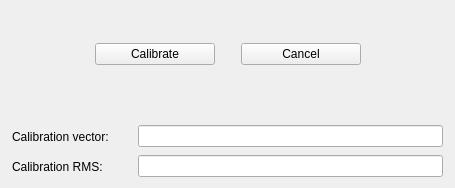
<?xml version="1.0" encoding="UTF-8"?>
<ui version="4.0">
 <class>PointerCalibrationDialog</class>
 <widget class="QWidget" name="PointerCalibrationDialog">
  <property name="geometry">
   <rect>
    <x>0</x>
    <y>0</y>
    <width>455</width>
    <height>188</height>
   </rect>
  </property>
  <property name="windowTitle">
   <string>Pointer Calibration</string>
  </property>
  <widget class="QWidget" name="Layout3">
   <property name="geometry">
    <rect>
     <x>12</x>
     <y>122</y>
     <width>431</width>
     <height>29</height>
    </rect>
   </property>
   <layout class="QHBoxLayout">
    <property name="spacing">
     <number>6</number>
    </property>
    <property name="margin">
     <number>0</number>
    </property>
    <item>
     <widget class="QLabel" name="TextLabel1">
      <property name="sizePolicy">
       <sizepolicy hsizetype="Fixed" vsizetype="Minimum">
        <horstretch>0</horstretch>
        <verstretch>0</verstretch>
       </sizepolicy>
      </property>
      <property name="minimumSize">
       <size>
        <width>120</width>
        <height>0</height>
       </size>
      </property>
      <property name="text">
       <string>Calibration vector:</string>
      </property>
      <property name="wordWrap">
       <bool>false</bool>
      </property>
     </widget>
    </item>
    <item>
     <widget class="QLineEdit" name="tipVectorEdit">
      <property name="enabled">
       <bool>true</bool>
      </property>
      <property name="readOnly">
       <bool>true</bool>
      </property>
     </widget>
    </item>
   </layout>
  </widget>
  <widget class="QWidget" name="Layout2">
   <property name="geometry">
    <rect>
     <x>12</x>
     <y>39</y>
     <width>431</width>
     <height>30</height>
    </rect>
   </property>
   <layout class="QHBoxLayout">
    <property name="spacing">
     <number>6</number>
    </property>
    <property name="margin">
     <number>0</number>
    </property>
    <item>
     <spacer name="Spacer2">
      <property name="orientation">
       <enum>Qt::Horizontal</enum>
      </property>
      <property name="sizeType">
       <enum>QSizePolicy::Expanding</enum>
      </property>
      <property name="sizeHint" stdset="0">
       <size>
        <width>20</width>
        <height>20</height>
       </size>
      </property>
     </spacer>
    </item>
    <item>
     <widget class="QPushButton" name="calibrateButton">
      <property name="sizePolicy">
       <sizepolicy hsizetype="Fixed" vsizetype="Fixed">
        <horstretch>0</horstretch>
        <verstretch>0</verstretch>
       </sizepolicy>
      </property>
      <property name="minimumSize">
       <size>
        <width>120</width>
        <height>0</height>
       </size>
      </property>
      <property name="text">
       <string>Calibrate</string>
      </property>
     </widget>
    </item>
    <item>
     <spacer name="Spacer1">
      <property name="orientation">
       <enum>Qt::Horizontal</enum>
      </property>
      <property name="sizeType">
       <enum>QSizePolicy::Fixed</enum>
      </property>
      <property name="sizeHint" stdset="0">
       <size>
        <width>20</width>
        <height>20</height>
       </size>
      </property>
     </spacer>
    </item>
    <item>
     <widget class="QPushButton" name="cancelButton">
      <property name="sizePolicy">
       <sizepolicy hsizetype="Fixed" vsizetype="Fixed">
        <horstretch>0</horstretch>
        <verstretch>0</verstretch>
       </sizepolicy>
      </property>
      <property name="minimumSize">
       <size>
        <width>120</width>
        <height>0</height>
       </size>
      </property>
      <property name="text">
       <string>Cancel</string>
      </property>
     </widget>
    </item>
    <item>
     <spacer name="Spacer3">
      <property name="orientation">
       <enum>Qt::Horizontal</enum>
      </property>
      <property name="sizeType">
       <enum>QSizePolicy::Expanding</enum>
      </property>
      <property name="sizeHint" stdset="0">
       <size>
        <width>20</width>
        <height>20</height>
       </size>
      </property>
     </spacer>
    </item>
   </layout>
  </widget>
  <widget class="QWidget" name="Layout4">
   <property name="geometry">
    <rect>
     <x>12</x>
     <y>152</y>
     <width>431</width>
     <height>29</height>
    </rect>
   </property>
   <layout class="QHBoxLayout">
    <property name="spacing">
     <number>6</number>
    </property>
    <property name="margin">
     <number>0</number>
    </property>
    <item>
     <widget class="QLabel" name="TextLabel2">
      <property name="sizePolicy">
       <sizepolicy hsizetype="Fixed" vsizetype="Minimum">
        <horstretch>0</horstretch>
        <verstretch>0</verstretch>
       </sizepolicy>
      </property>
      <property name="minimumSize">
       <size>
        <width>120</width>
        <height>0</height>
       </size>
      </property>
      <property name="text">
       <string>Calibration RMS:</string>
      </property>
      <property name="wordWrap">
       <bool>false</bool>
      </property>
     </widget>
    </item>
    <item>
     <widget class="QLineEdit" name="tipRMSEdit">
      <property name="enabled">
       <bool>true</bool>
      </property>
      <property name="readOnly">
       <bool>true</bool>
      </property>
     </widget>
    </item>
   </layout>
  </widget>
 </widget>
 <layoutdefault spacing="6" margin="11"/>
 <resources/>
 <connections>
  <connection>
   <sender>calibrateButton</sender>
   <signal>clicked()</signal>
   <receiver>PointerCalibrationDialog</receiver>
   <slot>CalibrateButtonClicked()</slot>
   <hints>
    <hint type="sourcelabel">
     <x>20</x>
     <y>20</y>
    </hint>
    <hint type="destinationlabel">
     <x>20</x>
     <y>20</y>
    </hint>
   </hints>
  </connection>
  <connection>
   <sender>cancelButton</sender>
   <signal>clicked()</signal>
   <receiver>PointerCalibrationDialog</receiver>
   <slot>CancelButtonClicked()</slot>
   <hints>
    <hint type="sourcelabel">
     <x>20</x>
     <y>20</y>
    </hint>
    <hint type="destinationlabel">
     <x>20</x>
     <y>20</y>
    </hint>
   </hints>
  </connection>
 </connections>
</ui>
